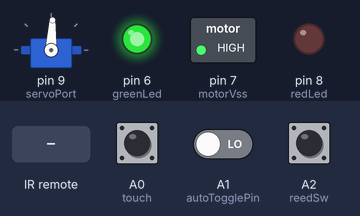
This sketch was run on a simulated Arduino Uno, built with avr-gcc and run on an emulated ATmega328P. On the bench: servo, switched loads named in the sketch (green lamp = pin HIGH), output pins drawn as LEDs (lit = HIGH). Inputs (shaded band) come from the test bench; at power-on: A0 (touch) LOW, A1 (autoTogglePin) LOW, A2 (reedSw) LOW. Pins used as bus, display or sensor lines are not drawn; what the sketch prints to the serial monitor is not drawn.

Above: at 2.4 s.
2.5 s: A0 (touch) pulled HIGH for 0.15 s
At 5.9 s:
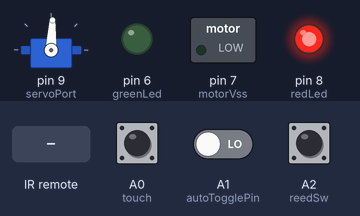
6.0 s: infrared code 0xFF38C7 received
At 6.6 s:
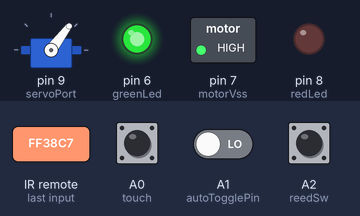
11.4 s: infrared code 0xFF6897 received
At 12.21 s:
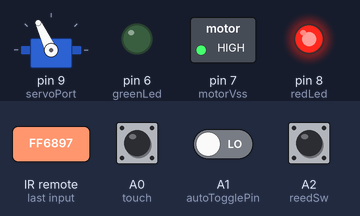
14.9 s: A0 (touch) pulled HIGH for 1 s
At 17.8 s:
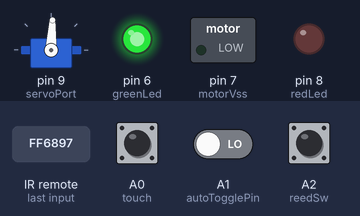
Timing chart, 0 to 19.4 s (numbered marks = the images above; inputs shaded):
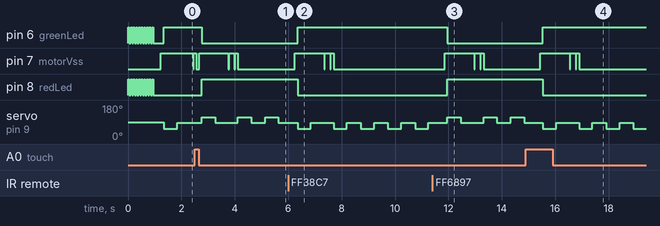

Measured:
- after the input at 2.5 s, pin 6 (greenLed): HIGH → LOW after 0.26 s; pin 8 (redLed): LOW → HIGH after 0.26 s
- after the input at 6.0 s, pin 6 (greenLed): LOW → HIGH after 0.35 s; pin 7 (motorVss): goes HIGH 1.1 s, LOW 0.03 s, HIGH 0.20 s, LOW 0.03 s, HIGH 0.10 s, then LOW, starting after 0.25 s; pin 8 (redLed): HIGH → LOW after 0.35 s
- after the input at 11.4 s, pin 6 (greenLed): HIGH → LOW after 0.56 s; pin 7 (motorVss): goes HIGH 1.1 s, LOW 0.03 s, HIGH 0.20 s, LOW 0.03 s, HIGH 0.10 s, then LOW, starting after 0.46 s; pin 8 (redLed): LOW → HIGH after 0.56 s
- after the input at 14.9 s, pin 6 (greenLed): LOW → HIGH after 0.64 s; pin 7 (motorVss): goes HIGH 1.1 s, LOW 0.03 s, HIGH 0.20 s, LOW 0.03 s, HIGH 0.10 s, then LOW, starting after 0.54 s; pin 8 (redLed): HIGH → LOW after 0.64 s

The sketch:

adv_door_running.ino
```cpp
/*
changelog

27 OCT 2020 (TUE)
- added boolean variable reset position for knob-rev2.3 (bool rPos;)
- L111-112 added if(rPos)
- L150 void motor added reset servo position (myservo.write(86);)
- L155 added 2-stage rPos reset
- ***delayed touch (unknown reason)s

18 JUN 2021 (FRI)
- L160 added non-blocking delay for stable servo positioning

17 SEP 2021 (FRI)
- added info display for system pinouts at serial. Data can be fetch from serial monitor upon booting the system

*/


#include <SPI.h>

#include <IRremote.h>
const int RECV_PIN = 4;
IRrecv irrecv(RECV_PIN);
decode_results results;

#include <Servo.h>

Servo myservo;

//-----------------------pins-------------------------------------

const int redLed = 8;
const int greenLed = 6;
const int reedSw = A2;
const int autoTogglePin = A1;
const int touch = A0;
const int motorVss = 7;
const int servoPort = 9;

//----------------------------------------------------------------

//-----------------------variables--------------------------------

int count = 0;

bool lock = 0;
bool sBreak = 0;
bool trigEvent = 1;
bool autoLock = 1;
bool masterToggle = 1;
bool remoteToggle = 1;
bool skip = 1;
bool rPos = 0;

bool reedStatus = 1;
bool reset = 0;

unsigned long time_start = 0;

//----------------------------------------------------------------

//----------------------------RFID--------------------------------

#include <EEPROM.h>

#include <MFRC522.h>

bool programMode = false;

uint8_t successRead;

byte storedCard[4];
byte readCard[4];
byte masterCard[4];

#define SS_PIN 10
#define RST_PIN 5

MFRC522 mfrc522(SS_PIN, RST_PIN);

//----------------------------------------------------------------

void serial(){
  Serial.println("---------------------");
  Serial.print("trigEvent : ");
  Serial.println(trigEvent);
  Serial.print("reedStatus : ");
  Serial.println(reedStatus);
  Serial.print("reset : ");
  Serial.println(reset);
  Serial.print("lock : ");
  Serial.println(lock);
  Serial.print("auto : ");
  Serial.println(reset);
}

void lSt(int g, int r){
  digitalWrite(redLed, r);
  digitalWrite(greenLed, g);}

void aLock(){

  reedStatus = !digitalRead(reedSw);
  if(!reedStatus){reset=1;}
  masterToggle = digitalRead(autoTogglePin);
  /*
  if(masterToggle){
    if(remoteToggle||digitalRead(autoTogglePin)){autoLock=1;}
  }
  if(reset){if(autoLock && reedStatus){lock=1; trigEvent=1; reset=0;}}
*/

if(reset && masterToggle){ if(reedStatus){lock=0; trigEvent=1;reset=0; delay(100);}}

}

void manualTouch() {
  if(digitalRead(A0)){delay(100);lock=!lock; trigEvent=1;}
}

void opr(){ count = trigEvent + count;
 if(count > 3){trigEvent = 0; count = 0; if(rPos){rPos = 0;} if(successRead){successRead=0;}}
}

void package(){
       opr();
       rfidLess();
       motorState();
  }

void info(){
  Serial.println(" ADVDOOR INFO - WELCOME ");
  Serial.println("INPUT");
  Serial.print("Capacitive touch");
  Serial.println("    A0");
  Serial.print("Auto Toggle");
  Serial.println("    A1");
  Serial.print("Reed Switch");
  Serial.println("    A2");
  Serial.println("OUTPUT");
  Serial.print("IR RECV");
  Serial.println("    D4");
  Serial.print("LED A");
  Serial.println("    D8");
  Serial.print("LED B");
  Serial.println("    D6");
  Serial.print("MOTOR MOSFET");
  Serial.println("    D7");
  Serial.print("SERVO");
  Serial.println("    D9");
  Serial.println("------------------------------------");
  Serial.println("");
}

void setup() {
  Serial.begin(9600);
  myservo.attach(servoPort);
  irrecv.enableIRIn();
  pinMode(motorVss, OUTPUT);
  pinMode(greenLed, OUTPUT);
  pinMode(redLed, OUTPUT);
  pinMode(reedSw, INPUT);
  pinMode(touch, INPUT);
  pinMode(autoTogglePin, INPUT);
  for(int i=0;i<10;i++){
  lSt(1, 1);delay(50);lSt(0, 0);delay(50);
  }
  info();
  lock = digitalRead(reedSw);

  //------------------------RFID------------------------------------
//  pinMode(wipeB, INPUT_PULLUP);
  //mfrc522.PCD_SetAntennaGain(mfrc522.RxGain_max);
  SPI.begin();
  mfrc522.PCD_Init();


}

void motor(){

//  if(!rPos){if(lock){myservo.write(115);delay(200);myservo.write(87);rPos = 1;}else{myservo.write(53);delay(200);myservo.write(87);rPos = 1;} }

 int period = 500;

 if(!rPos){
  if(lock){
    time_start = millis();
    while(millis()-time_start<period){
      myservo.write(115);
    }
    time_start = millis();
    while(millis()-time_start<period){
      myservo.write(87);
    }
    rPos = 1;
    }
  else{
    time_start = millis();
    while(millis()-time_start<period){
      myservo.write(53);
    }
    time_start = millis();
    while(millis()-time_start<period){
      myservo.write(87);
    }

    rPos = 1;
    }
  }


  digitalWrite(motorVss, 0);
  if(!trigEvent){rPos=0;}
  }

void rfidLess(){
//////////////////////////////////////////////////////////////////////////////////////////////////////////////////////////

 if (irrecv.decode(&results)){
         switch (results.value){
          case 0xFF38C7:
           lock = !lock;
           trigEvent=1;
           delay(15);
              break;
           case 0xFF6897:
           lock = 1;
           trigEvent = 1;
           delay(15);
              break;
         }
         delay(100);
        irrecv.resume();
       }

    manualTouch();

    aLock();

//////////////////////////////////////////////////////////////////////////////////////////////////////////////////////////
}

void motorState(){
  if(trigEvent){digitalWrite(motorVss, 1);delay(100);}
      if(lock){
        lSt(0, 1);
       motor();}
       else{
        lSt(1, 0);
       motor();}
}
///////////////////////////////////////// Get PICC's UID ///////////////////////////////////
uint8_t getID() {


  if (!mfrc522.PICC_IsNewCardPresent()) {
  package();
  skip=1;
  return 0;
  }
  if (!mfrc522.PICC_ReadCardSerial()) {
  package();
  skip=1;
  return 0;
  }
  for ( uint8_t i = 0; i < 4; i++) {
        readCard[i] = mfrc522.uid.uidByte[i];
      }
        mfrc522.PICC_HaltA();
        return 1;


  // Scanned PICC's UID

}

//////////////////////////////////////// Read an ID from EEPROM //////////////////////////////
void readID( uint8_t number ) {
  uint8_t start = (number * 4 ) + 2;    // Figure out starting position
  for ( uint8_t i = 0; i < 4; i++ ) {     // Loop 4 times to get the 4 Bytes
    storedCard[i] = EEPROM.read(start + i);   // Assign values read from EEPROM to array
  }
}

///////////////////////////////////////// Check Bytes   ///////////////////////////////////
bool checkTwo ( byte a[], byte b[] ) {
  for ( uint8_t k = 0; k < 4; k++ ) {   // Loop 4 times
    if ( a[k] != b[k] ) {     // IF a != b then false, because: one fails, all fail
       return false;
    }
  }
  return true;
}

///////////////////////////////////////// Find Slot   ///////////////////////////////////
uint8_t findIDSLOT( byte find[] ) {
  uint8_t count = EEPROM.read(0);       // Read the first Byte of EEPROM that
  for ( uint8_t i = 1; i <= count; i++ ) {    // Loop once for each EEPROM entry
    readID(i);                // Read an ID from EEPROM, it is stored in storedCard[4]
    if ( checkTwo( find, storedCard ) ) {   // Check to see if the storedCard read from EEPROM
      // is the same as the find[] ID card passed
      return i;         // The slot number of the card
    }
  }
}

///////////////////////////////////////// Find ID From EEPROM   ///////////////////////////////////
bool findID( byte find[] ) {
  uint8_t count = EEPROM.read(0);     // Read the first Byte of EEPROM that
  for ( uint8_t i = 1; i < count; i++ ) {    // Loop once for each EEPROM entry
    readID(i);          // Read an ID from EEPROM, it is stored in storedCard[4]
    if ( checkTwo( find, storedCard ) ) {   // Check to see if the storedCard read from EEPROM
      return true;
    }
    else {    // If not, return false
    }
  }
  return false;
}

////////////////////// Check readCard IF is masterCard   ///////////////////////////////////
// Check to see if the ID passed is the master programing card
bool isMaster( byte test[] ) {
  return checkTwo(test, masterCard);
}


void loop() {

//  serial();
// count = trigEvent + count;
// if(count > 3){trigEvent = 0; count = 0;if(successRead){successRead=0;}}


//----------------------------------RFID--------------------------
 successRead = getID();

  if(successRead){
      if ( findID(readCard) || isMaster(readCard) ) {
        lock=1;
        trigEvent=1;
      }}
///----------------------------------------------------------------


//if(sBreak){lSt(0, 0);}
       if(skip){
       package();
       skip=0;
       }
}
```
